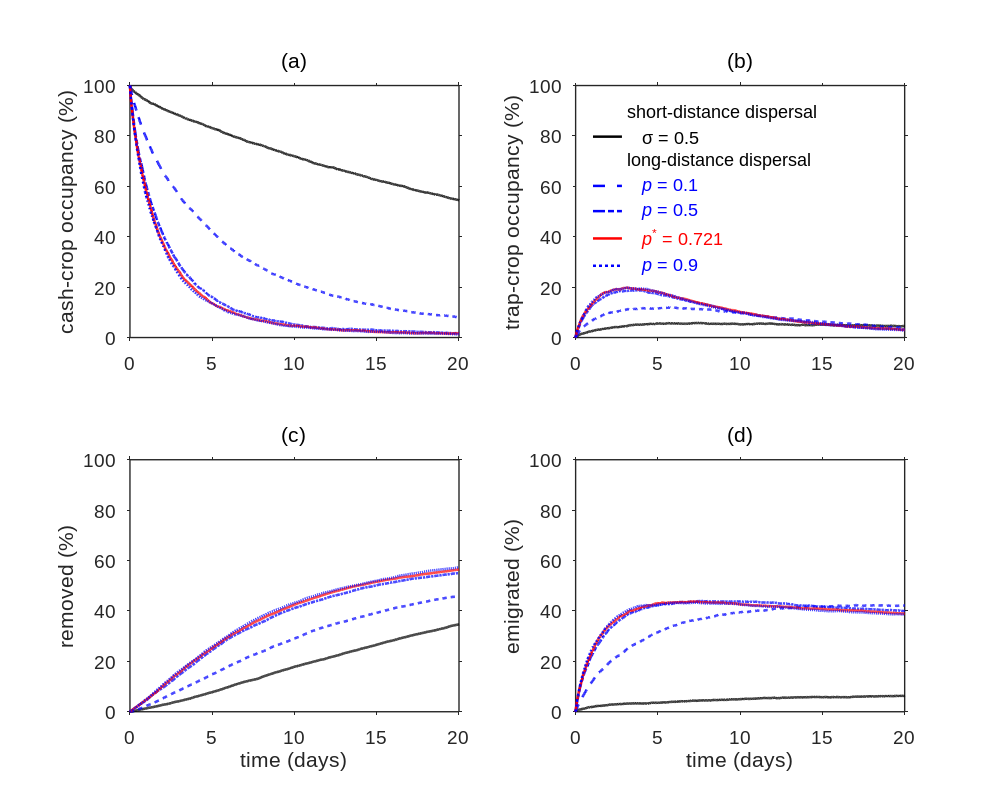

Here is the MATLAB script that generated this plot: (Note: this script raises an error after producing the figure.)
% Population dynamics over 20 days for Gaussian movement and four
% linked Cauchy cases. At each time, percentages of the initial population
% partition into cash crop, trap crop, outside the field and removed.
%
% The starting location determines the movement rule. Cash-crop insects
% are biased toward the trap crop. Within the trap crop both cases use
% the same reduced-scale, unbiased Gaussian walk. Outside the field
% insects use their original kernel at full scale, with unbiased headings
% and possible re-entry. A cash-to-trap crossing triggers an entry-removal
% trial even if the step crosses the entire trap strip. Surviving endpoints
% inside the trap crop receive a separate within-trap removal trial.

clc; clear; close all;
rng(1);  % Reproducible random sequence within each figure.

save_figure = true;

%% ==========================================================
% PARAMETERS
% ===========================================================

dt      = 0.5;          % time step (h)
Npart   = 10^4;         % initial population
num_days = 20;

p_steps = round(num_days*24/dt) + 1;

sigma = 0.5;            % Gaussian scale (m)

L = 100;                % total field length (m)

trap_frac = 0.80;       % cash-crop fraction
zone_left = trap_frac * L;

%% ==========================================================
% ATTRACTION
% ===========================================================

beta = 0.1;             % maximum attraction strength
nu   = 1;               % spatial attraction profile

%% ==========================================================
% ARRESTMENT IN TRAP CROP
% ===========================================================

rho = 1/3;

sigma_trap = rho * sigma;

%% ==========================================================
% REMOVAL
% ===========================================================

gamma_entry = 0.1;

gamma_day = 0.2;

gamma_dt = ...
    1 - (1 - gamma_day).^(dt/24);

%% ==========================================================
% TIME
% ===========================================================

time_hours = (0:p_steps-1)*dt;
time_days  = time_hours/24;

%% ==========================================================
% p-VALUES AND DERIVED GAMMA
% ===========================================================

p1 = 0.1;

gamma1 = ...
    sqrt(2) * erfcinv(p1) ./ ...
    tan((pi/2)*(1-p1)) * sigma;

p2 = 0.5;

gamma2 = ...
    sqrt(2) * erfcinv(p2) ./ ...
    tan((pi/2)*(1-p2)) * sigma;

p3 = 0.721;             % optimal survival probability

gamma3 = ...
    sqrt(2) * erfcinv(p3) ./ ...
    tan((pi/2)*(1-p3)) * sigma;

p4 = 0.9;

gamma4 = ...
    sqrt(2) * erfcinv(p4) ./ ...
    tan((pi/2)*(1-p4)) * sigma;

gamma_values = ...
    [gamma1 gamma2 gamma3 gamma4];

fprintf('sigma = %.3f m\n',sigma);
fprintf('sigma_trap = %.3f m\n',sigma_trap);

fprintf('gamma (p = 0.1)   = %.3f m\n',gamma1);
fprintf('gamma (p = 0.5)   = %.3f m\n',gamma2);
fprintf('gamma (p*= 0.721) = %.3f m\n',gamma3);
fprintf('gamma (p = 0.9)   = %.3f m\n',gamma4);

%% ==========================================================
% STORAGE
% ===========================================================

nCases = 5;

cash_all = ...
    zeros(nCases,p_steps);

trap_all = ...
    zeros(nCases,p_steps);

removed_all = ...
    zeros(nCases,p_steps);

emigrated_all = ...
    zeros(nCases,p_steps);

%% ==========================================================
% COMMON INITIAL CONDITION
% ===========================================================

x0 = ...
    zone_left * rand(Npart,1);

%% ==========================================================
% SIMULATIONS
% ===========================================================

for icase = 1:nCases

    %% ------------------------------------------------------
    % Initial population
    % -------------------------------------------------------

    x = x0;

    is_killed = ...
        false(Npart,1);

    %% Initial population states

    active = ~is_killed;

    cash_all(icase,1) = ...
        100 * ...
        sum(active & ...
        (x >= 0) & ...
        (x <= zone_left)) / Npart;

    trap_all(icase,1) = ...
        100 * ...
        sum(active & ...
        (x > zone_left) & ...
        (x <= L)) / Npart;

    removed_all(icase,1) = ...
        100 * sum(is_killed) / Npart;

    emigrated_all(icase,1) = ...
        100 * ...
        sum(active & ...
        ((x < 0) | ...
         (x > L))) / Npart;

    %% ------------------------------------------------------
    % Time loop
    % -------------------------------------------------------

    for a = 2:p_steps

        active = ...
            ~is_killed;

        x_old = x;

        %% --------------------------------------------------
        % Current locations
        % ---------------------------------------------------

        was_in_cash = ...
            active & ...
            (x_old >= 0) & ...
            (x_old <= zone_left);

        in_trap = ...
            active & ...
            (x_old > zone_left) & ...
            (x_old <= L);

        outside = ...
            active & ...
            ((x_old < 0) | ...
             (x_old > L));

        %% --------------------------------------------------
        % Step magnitudes
        % ---------------------------------------------------

        step_mag = ...
            zeros(Npart,1);

        % --------------------------------
        % Cash crop
        % --------------------------------

        if icase == 1

            % Short-distance Gaussian movement

            if any(was_in_cash)

                step_mag(was_in_cash) = ...
                    abs(randn(sum(was_in_cash),1)) ...
                    .* sigma;

            end

        else

            % Long-distance Levy movement

            gamma = ...
                gamma_values(icase-1);

            if any(was_in_cash)

                U = ...
                    rand(sum(was_in_cash),1);

                step_mag(was_in_cash) = ...
                    gamma .* ...
                    tan((pi/2).*U);

            end

        end

        % --------------------------------
        % Trap crop
        % BOTH movement types switch to
        % the same arrested Gaussian walk
        % --------------------------------

        if any(in_trap)

            step_mag(in_trap) = ...
                abs(randn(sum(in_trap),1)) ...
                .* sigma_trap;

        end

        % --------------------------------
        % Outside field
        % --------------------------------

        if icase == 1

            % Gaussian movement resumes

            if any(outside)

                step_mag(outside) = ...
                    abs(randn(sum(outside),1)) ...
                    .* sigma;

            end

        else

            % Levy movement resumes

            gamma = ...
                gamma_values(icase-1);

            if any(outside)

                U = ...
                    rand(sum(outside),1);

                step_mag(outside) = ...
                    gamma .* ...
                    tan((pi/2).*U);

            end

        end

        %% --------------------------------------------------
        % Direction
        % ---------------------------------------------------

        dir = ...
            zeros(Npart,1);

        % --------------------------------
        % Attraction in cash crop
        % --------------------------------

        x_clipped = ...
            max(0,min(zone_left,x_old));

        beta_space = ...
            (x_clipped ./ zone_left).^nu;

        beta_eff = ...
            beta .* beta_space;

        toward_prob = ...
            (1 + beta_eff)/2;

        r = ...
            rand(Npart,1);

        dir(was_in_cash) = -1;

        dir(was_in_cash & ...
            (r < toward_prob)) = 1;

        % --------------------------------
        % Unbiased movement in trap crop
        % and outside field
        % --------------------------------

        unbiased_idx = ...
            in_trap | outside;

        if any(unbiased_idx)

            r2 = ...
                rand(sum(unbiased_idx),1);

            temp_dir = ...
                ones(sum(unbiased_idx),1);

            temp_dir(r2 > 0.5) = -1;

            dir(unbiased_idx) = ...
                temp_dir;

        end

        %% --------------------------------------------------
        % Position update
        % ---------------------------------------------------

        x_new = x_old;

        x_new(active) = ...
            x_old(active) + ...
            dir(active).*step_mag(active);

        %% --------------------------------------------------
        % Entry-triggered removal
        % ---------------------------------------------------

        crossed_into_trap = ...
            was_in_cash & ...
            (x_new > zone_left);

        to_kill_entry = ...
            crossed_into_trap & ...
            (rand(Npart,1) < gamma_entry);

        x = x_new;

        if any(to_kill_entry)

            is_killed(to_kill_entry) = true;

            x(to_kill_entry) = NaN;

        end

        %% --------------------------------------------------
        % Within-trap removal
        % ---------------------------------------------------

        active = ...
            ~is_killed;

        in_strip = ...
            active & ...
            (x > zone_left) & ...
            (x <= L);

        to_kill_trap = ...
            in_strip & ...
            (rand(Npart,1) < gamma_dt);

        if any(to_kill_trap)

            is_killed(to_kill_trap) = true;

            x(to_kill_trap) = NaN;

        end

        %% --------------------------------------------------
        % Population states
        % ---------------------------------------------------

        active = ...
            ~is_killed;

        cash_all(icase,a) = ...
            100 * ...
            sum(active & ...
            (x >= 0) & ...
            (x <= zone_left)) / Npart;

        trap_all(icase,a) = ...
            100 * ...
            sum(active & ...
            (x > zone_left) & ...
            (x <= L)) / Npart;

        removed_all(icase,a) = ...
            100 * ...
            sum(is_killed) / Npart;

        emigrated_all(icase,a) = ...
            100 * ...
            sum(active & ...
            ((x < 0) | ...
             (x > L))) / Npart;

    end

end

%% ==========================================================
% PRINT RESULTS FOR FIGURE 2
% ===========================================================

% Find indices corresponding to days 10 and 20

[~,idx10] = min(abs(time_days - 10));
[~,idx20] = min(abs(time_days - 20));

case_names = { ...
    'Short-distance Gaussian'; ...
    'Long-distance p = 0.1'; ...
    'Long-distance p = 0.5'; ...
    'Long-distance p* = 0.721'; ...
    'Long-distance p = 0.9'};

fprintf('\n');
fprintf('============================================================\n');
fprintf('FIGURE 2 RESULTS SUMMARY\n');
fprintf('All values are %% of the initial population N = %d\n',Npart);
fprintf('============================================================\n');

for icase = 1:nCases

    [peak_trap,idx_peak_trap] = ...
        max(trap_all(icase,:));

    peak_trap_day = ...
        time_days(idx_peak_trap);

    [peak_emig,idx_peak_emig] = ...
        max(emigrated_all(icase,:));

    peak_emig_day = ...
        time_days(idx_peak_emig);

    fprintf('\n');
    fprintf('%s\n',case_names{icase});
    fprintf('------------------------------------------------------------\n');

    fprintf('Day 10:\n');
    fprintf('  Cash crop   = %6.2f%%\n',cash_all(icase,idx10));
    fprintf('  Trap crop   = %6.2f%%\n',trap_all(icase,idx10));
    fprintf('  Removed     = %6.2f%%\n',removed_all(icase,idx10));
    fprintf('  Emigrated   = %6.2f%%\n',emigrated_all(icase,idx10));

    fprintf('Day 20:\n');
    fprintf('  Cash crop   = %6.2f%%\n',cash_all(icase,idx20));
    fprintf('  Trap crop   = %6.2f%%\n',trap_all(icase,idx20));
    fprintf('  Removed     = %6.2f%%\n',removed_all(icase,idx20));
    fprintf('  Emigrated   = %6.2f%%\n',emigrated_all(icase,idx20));

    fprintf('Peak trap-crop occupancy = %6.2f%% at day %.2f\n', ...
        peak_trap,peak_trap_day);

    fprintf('Peak emigration          = %6.2f%% at day %.2f\n', ...
        peak_emig,peak_emig_day);

end

%% ==========================================================
% COMPACT COMPARISON TABLE
% ===========================================================

fprintf('\n');
fprintf('==============================================================================================\n');
fprintf('COMPACT COMPARISON\n');
fprintf('==============================================================================================\n');
fprintf('Case                         Cash20   Trap20   Removed20   Emig20   PeakTrap   PeakTrapDay\n');
fprintf('----------------------------------------------------------------------------------------------\n');

for icase = 1:nCases

    [peak_trap,idx_peak_trap] = ...
        max(trap_all(icase,:));

    peak_trap_day = ...
        time_days(idx_peak_trap);

    fprintf('%-28s %7.2f   %6.2f     %7.2f   %6.2f     %7.2f       %6.2f\n', ...
        case_names{icase}, ...
        cash_all(icase,idx20), ...
        trap_all(icase,idx20), ...
        removed_all(icase,idx20), ...
        emigrated_all(icase,idx20), ...
        peak_trap, ...
        peak_trap_day);

end

fprintf('==============================================================================================\n');
fprintf('\n');

%% ==========================================================
% PLOT
% ===========================================================

fig = figure('Color','w', ...
       'Position',[100 100 1000 800]);

%% ==========================================================
% PANEL (a): CASH-CROP OCCUPANCY
% ===========================================================

subplot(2,2,1);
hold on;

plot(time_days, ...
    cash_all(1,:), '-', ...
    'Color','k', ...
    'LineWidth',1.8);

plot(time_days, ...
    cash_all(2,:), '--', ...
    'Color','b', ...
    'LineWidth',1.8);

plot(time_days, ...
    cash_all(3,:), '-.', ...
    'Color','b', ...
    'LineWidth',1.8);

plot(time_days, ...
    cash_all(4,:), '-', ...
    'Color','r', ...
    'LineWidth',1.8);

plot(time_days, ...
    cash_all(5,:), ':', ...
    'Color','b', ...
    'LineWidth',1.8);

ylabel('cash-crop occupancy (%)', ...
    'FontSize',16, ...
    'FontName','Arial');

title('(a)', ...
    'FontSize',16, ...
    'FontName','Arial', ...
    'FontWeight','normal');

box on;

xlim([0 num_days]);
ylim([0 100]);

set(gca,'XTick',[0 5 10 15 20 25 30]);

set(gca, ...
    'FontName','Arial', ...
    'FontSize',14, ...
    'LineWidth',1.0, ...
    'TickDir','out');

hold off;

%% ==========================================================
% PANEL (b): TRAP-CROP OCCUPANCY
% ===========================================================

subplot(2,2,2);
hold on;

h1 = plot(time_days, ...
    trap_all(1,:), '-', ...
    'Color','k', ...
    'LineWidth',1.8);

h2 = plot(time_days, ...
    trap_all(2,:), '--', ...
    'Color','b', ...
    'LineWidth',1.8);

h3 = plot(time_days, ...
    trap_all(3,:), '-.', ...
    'Color','b', ...
    'LineWidth',1.8);

h4 = plot(time_days, ...
    trap_all(4,:), '-', ...
    'Color','r', ...
    'LineWidth',1.8);

h5 = plot(time_days, ...
    trap_all(5,:), ':', ...
    'Color','b', ...
    'LineWidth',1.8);

% Dummy invisible handles used as legend headings

hHeaderShort = ...
    plot(NaN,NaN, ...
    'LineStyle','none', ...
    'Marker','none', ...
    'Color','w');

hHeaderLong = ...
    plot(NaN,NaN, ...
    'LineStyle','none', ...
    'Marker','none', ...
    'Color','w');

ylabel('trap-crop occupancy (%)', ...
    'FontSize',16, ...
    'FontName','Arial');

title('(b)', ...
    'FontSize',16, ...
    'FontName','Arial', ...
    'FontWeight','normal');

lgd = legend( ...
    [hHeaderShort h1 hHeaderLong h2 h3 h4 h5], { ...
    'short-distance dispersal', ...
    sprintf('   \\sigma = %.1f', sigma), ...
    'long-distance dispersal', ...
    sprintf('   \\color{blue}{\\itp} = %.1f', p1), ...
    sprintf('   \\color{blue}{\\itp} = %.1f', p2), ...
    sprintf('   \\color{red}{\\itp}^{*} = %.3f', p3), ...
    sprintf('   \\color{blue}{\\itp} = %.1f', p4)}, ...
   'Location','northwest', ...
    'Interpreter','tex', ...
    'FontSize',14, ...
    'FontName','Arial', ...
    'Box','off');

% Match legend text colours to trajectories

legend_text = findobj(lgd,'Type','text');

for ii = 1:length(legend_text)

    txt = get(legend_text(ii),'String');

    if ~isempty(strfind(txt,'0.721'))

        % Optimal case
        set(legend_text(ii),'Color','r');

    elseif ~isempty(strfind(txt,'long-distance')) || ...
           ~isempty(strfind(txt,'0.1')) || ...
           ~isempty(strfind(txt,'0.5')) || ...
           ~isempty(strfind(txt,'0.9'))

        % Other long-distance cases
        set(legend_text(ii),'Color','b');

    else

        % Gaussian / short-distance case
        set(legend_text(ii),'Color','k');

    end

end

box on;

xlim([0 num_days]);
ylim([0 100]);

set(gca,'XTick',[0 5 10 15 20 25 30]);

set(gca, ...
    'FontName','Arial', ...
    'FontSize',14, ...
    'LineWidth',1.0, ...
    'TickDir','out');

hold off;

%% ==========================================================
% PANEL (c): REMOVED
% ===========================================================

subplot(2,2,3);
hold on;

plot(time_days, ...
    removed_all(1,:), '-', ...
    'Color','k', ...
    'LineWidth',1.8);

plot(time_days, ...
    removed_all(2,:), '--', ...
    'Color','b', ...
    'LineWidth',1.8);

plot(time_days, ...
    removed_all(3,:), '-.', ...
    'Color','b', ...
    'LineWidth',1.8);

plot(time_days, ...
    removed_all(4,:), '-', ...
    'Color','r', ...
    'LineWidth',1.8);

plot(time_days, ...
    removed_all(5,:), ':', ...
    'Color','b', ...
    'LineWidth',1.8);

xlabel('time (days)', ...
    'FontSize',16, ...
    'FontName','Arial');

ylabel('removed (%)', ...
    'FontSize',16, ...
    'FontName','Arial');

title('(c)', ...
    'FontSize',16, ...
    'FontName','Arial', ...
    'FontWeight','normal');

box on;

xlim([0 num_days]);
ylim([0 100]);

set(gca,'XTick',[0 5 10 15 20 25 30]);

set(gca, ...
    'FontName','Arial', ...
    'FontSize',14, ...
    'LineWidth',1.0, ...
    'TickDir','out');

hold off;

%% ==========================================================
% PANEL (d): EMIGRATED
% ===========================================================

subplot(2,2,4);
hold on;

plot(time_days, ...
    emigrated_all(1,:), '-', ...
    'Color','k', ...
    'LineWidth',1.8);

plot(time_days, ...
    emigrated_all(2,:), '--', ...
    'Color','b', ...
    'LineWidth',1.8);

plot(time_days, ...
    emigrated_all(3,:), '-.', ...
    'Color','b', ...
    'LineWidth',1.8);

plot(time_days, ...
    emigrated_all(4,:), '-', ...
    'Color','r', ...
    'LineWidth',1.8);

plot(time_days, ...
    emigrated_all(5,:), ':', ...
    'Color','b', ...
    'LineWidth',1.8);

xlabel('time (days)', ...
    'FontSize',16, ...
    'FontName','Arial');

ylabel('emigrated (%)', ...
    'FontSize',16, ...
    'FontName','Arial');

title('(d)', ...
    'FontSize',16, ...
    'FontName','Arial', ...
    'FontWeight','normal');

box on;

xlim([0 num_days]);
ylim([0 100]);

set(gca,'XTick',[0 5 10 15 20 25 30]);

set(gca, ...
    'FontName','Arial', ...
    'FontSize',14, ...
    'LineWidth',1.0, ...
    'TickDir','out');

hold off;

%% Export the PNG with a small white margin around all plotted content
if save_figure
    png_file = fullfile(fileparts(mfilename('fullpath')), 'figure_2.png');
    set(fig, 'PaperPositionMode', 'auto');
    dpi = 300;
    drawnow;
    print(fig, png_file, '-dpng', sprintf('-r%d',dpi));

    rgb = imread(png_file);
    content = any(rgb < 255, 3);
    rows = find(any(content, 2));
    cols = find(any(content, 1));
    if ~isempty(rows) && ~isempty(cols)
        pad = 12;
        r = max(1, rows(1)-pad):min(size(rgb, 1), rows(end)+pad);
        c = max(1, cols(1)-pad):min(size(rgb, 2), cols(end)+pad);
        pixels_per_metre = round(dpi / 0.0254);
        imwrite(rgb(r,c,:), png_file, 'png', ...
            'ResolutionUnit','meter','XResolution',pixels_per_metre);
    end
end
